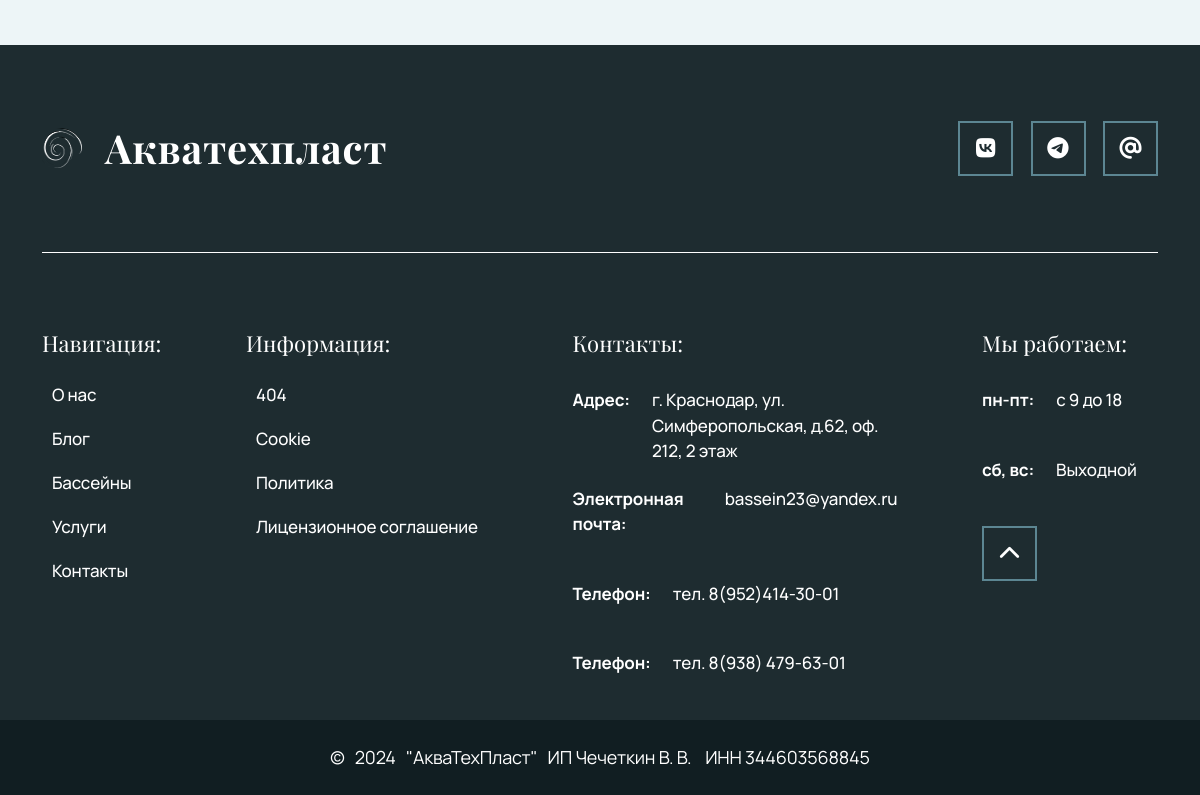
/about/ (lower part), run on an earlier commit of the app's database.
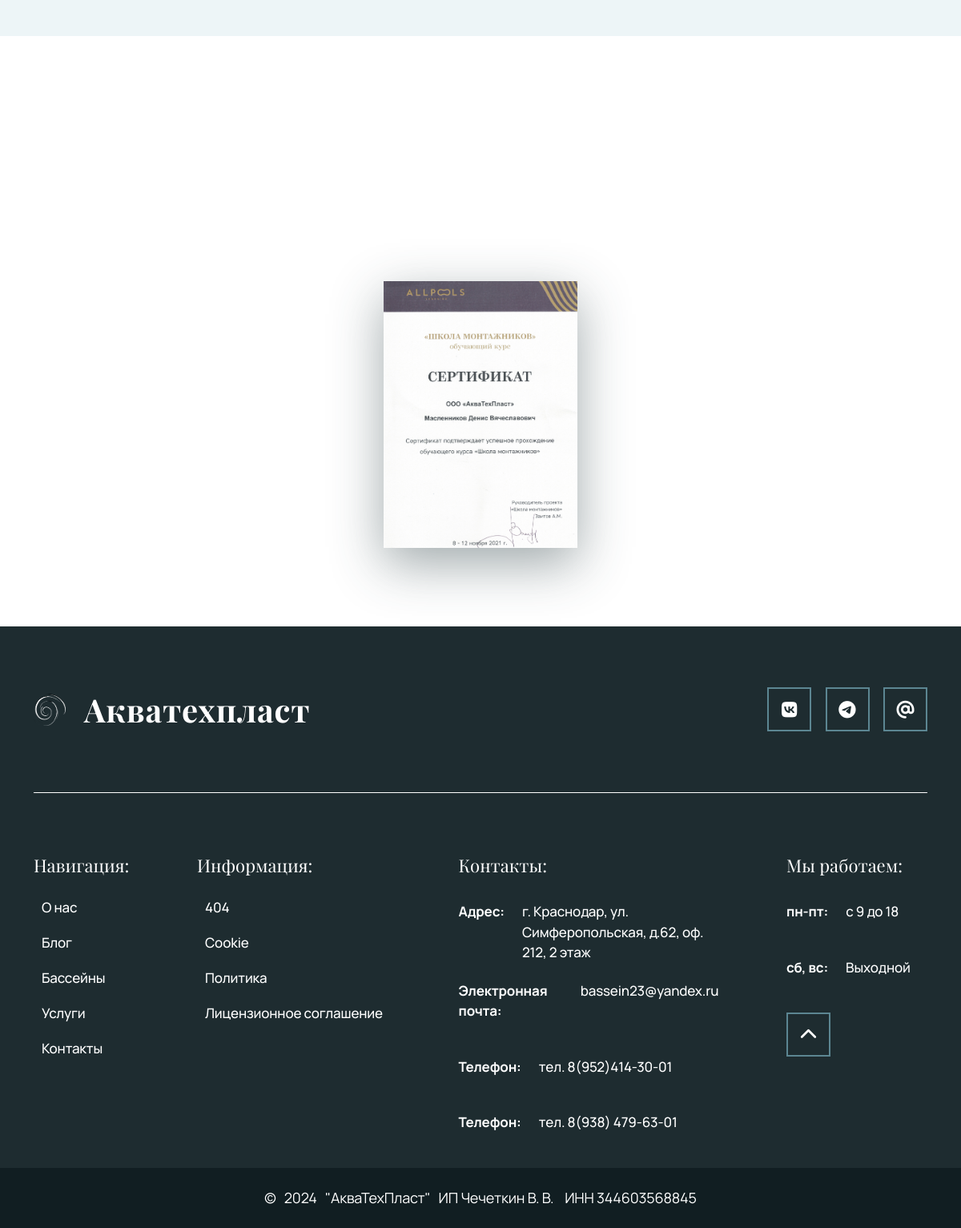
And on a later commit of the database.
### company/models.py (models this page shows, shortened)
class SertificatesModel(models.Model):
    title = models.CharField(max_length=100,
                            verbose_name='Название сертификата',
                            help_text='На русском языке, не больше 100 символов')
    year = models.IntegerField(verbose_name='Год выдачи',
                               validators= [
                                   MinValueValidator(1900),
                                   MaxValueValidator(datetime.datetime.now().year)
                                   ],
                                   help_text='в формате ГГГГ')
    company = models.CharField(max_length=100,
                            verbose_name='Компания которая выдала сертификат',
                            help_text='На русском языке, не больше 100 символов')
    image = models.ImageField(upload_to='company/sertificates',
                              verbose_name='Обложка',
                              help_text='Портретное фото')
    def get_image_url(self):
        if self.image:
            return self.image.url
        return None
    class Meta:
        verbose_name = 'Сертификат'
        verbose_name_plural = 'Дипломы и сертификаты персонала'

### main/views.py (the view)
# urls.py: path('about/', views.about, name='about'),
def about(request):
    values = AboutValuesModel.objects.all()
    personal = PersonalModel.objects.all()
    sertificates = SertificatesModel.objects.all()
    sertificates_exist = sertificates.exists()  # Проверяем наличие записей
    breadcrumbs = [
        {"name": "Главная", "url": "/"},
        {"name": "О нас", "url": 'about/'}
    ]
    return render(request, 'main/about.html', {
        'values': values,
        'personal': personal,
        'breadcrumbs': breadcrumbs,
        'sertificates': sertificates,
        'sertificates_exist': sertificates_exist  # Передаем в шаблон
    })

### company/models.py (called while the page is built)
    def get_image_url(self):
        if self.image:
            return self.image.url
        return None

### content/models.py (called while the page is built)
    def get_icon_url(self):
        if self.icon:
            return self.icon.url
        return None

### templates/main/about.html (shortened to what this page needs)
{% extends "components/base.html" %}
{% load static %}
{% block style %}
    <link rel="stylesheet" href="{% static 'css/about.css' %}">
{% endblock %}
{% block content %}
    <section class="maps" id="maps">
    </section>
    {% if sertificates_exist %}
        <section class="sertificate" id="sertificate">
            <div class="container sertificate-container">
                <div class="sertificate-content">
                    {% for sertificate in sertificates %}
                        <a class="sertificate-content-card" href="{{ sertificate.get_image_url }}" data-fancybox="gallery" data-caption="{{ setrificate.title }}">
                        <img src="{{ sertificate.get_image_url }}" alt="{{ setrificate.title }}">
                      </a>
                    {% endfor %}
                </div>
            </div>
        </section>
    {% else %}
        <div></div>
    {% endif %}
{% endblock %}

What changed in the data, as far as the page shows it:
added SertificatesModel: get_image_url (picture)
